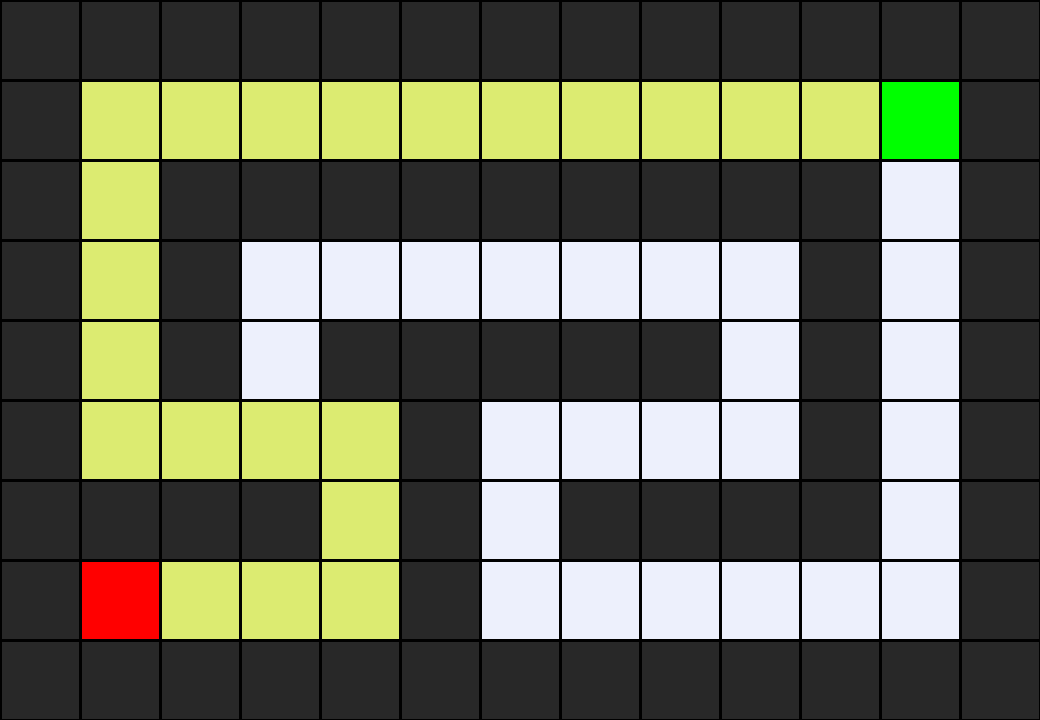

This figure's Python source:
from search_oops import QueueFrontier, Node, StackFrontier, PriorityQueueFrontier
from PIL import Image, ImageDraw


class Maze:
    def __init__(self, filename):

        self.solution = None

        with open(filename) as f:
            contents = f.read()

        if contents.count("A") != 1:
            raise Exception("Maze must have exactly one start point")

        if contents.count("B") != 1:
            raise Exception("Maze must have exactly one goal")

        self.height = len(contents.splitlines())
        self.width = max(len(line) for line in contents.splitlines())

        self.walls = []

        lines = contents.splitlines()

        # for line in lines:
        #     print(len(line), line)  

        for i in range(self.height):
            row = []
            for j in range(self.width):
                char = lines[i][j]
                if char == "A":
                    self.start = (i,j)
                    row.append(False)
                elif char == "B":
                    self.goal = (i,j)
                    row.append(False)

                elif char == "#":
                    row.append(True)

                else : row.append(False)
            self.walls.append(row);



    def print_maze(self):
        rows = self.height     
        cols = self.width 
        
        for i in range(rows):
            for j in range(cols):

                if (i,j) == self.start :
                    print(" A ",end="")

                elif (i,j) == self.goal:
                    print(" B ",end="")

                elif self.walls[i][j] == True:
                    print("███",end="")

                elif self.solution and (i, j) in self.solution:
                    print(" + ", end="")
                
                else :
                    print("   ",end="")
            print("")

    def neighbors(self, state):
        row, col = state

        candidates = [
            (row-1, col),
            (row+1, col),
            (row, col-1),
            (row, col+1)
        ]

        result = []

        for r, c in candidates:
            if 0 <= r < self.height and 0 <= c < self.width:
                if not self.walls[r][c]:
                    result.append((r, c))

        return result
    
    def heuristic(self,state):
        return abs(state[0] - self.goal[0]) + abs(state[1] - self.goal[1])
                

    def solve_greedy(self):

        start = Node(self.start, None, None)
        h = self.heuristic(start.state)
        frontier = PriorityQueueFrontier()
        frontier.add(h,start)

        explored = set()

        while True :

            if frontier.empty():
                raise Exception("No solution")
            
            node = frontier.remove()

            if node.state == self.goal :
                path = []
                while node :
                    path.append(node.state)
                    node = node.parent

                path.reverse()
                self.solution = path

                break
            
            explored.add(node.state)

            for state in self.neighbors(node.state):
                if state not in explored and not frontier.contains_state(state) :
                    child = Node(state, node, None)
                    h = self.heuristic(state)
                    frontier.add(h,child)


    def solve_a_star(self):

        start = Node(self.start, None, None, 0)
        h = self.heuristic(start.state)
        frontier = PriorityQueueFrontier()
        frontier.add(h + start.cost,start)

        explored = set()

        while True :

            if frontier.empty():
                raise Exception("No solution")
            
            node = frontier.remove()

            if node.state == self.goal :
                path = []
                while node :
                    path.append(node.state)
                    node = node.parent

                path.reverse()
                self.solution = path

                break
            
            explored.add(node.state)

            for state in self.neighbors(node.state):
                if state not in explored and not frontier.contains_state(state) :
                    child = Node(state, node, None, node.cost + 1)
                    h = self.heuristic(state)
                    frontier.add(h+child.cost,child)


            


    def solve(self):

        start = Node(self.start, None, None)
        frontier = QueueFrontier()
        frontier.add(start)

        explored = set()

        while True:

            if frontier.empty():
                raise Exception("No solution")

            node = frontier.remove()

            if node.state == self.goal:
                path = []
                while node and node.parent:
                    path.append(node.state)
                    node = node.parent
                path.reverse()
                self.solution = path

                break

            explored.add(node.state)

            for state in self.neighbors(node.state):
                if state not in explored and not frontier.contains_state(state):
                    child = Node(state, node, None)
                    frontier.add(child)


    def output_image(self, filename, show_solution=True):

        cell_size = 80
        cell_border = 2

        # create blank image
        img = Image.new(
            "RGB",
            (self.width * cell_size, self.height * cell_size),
            "black"
        )

        draw = ImageDraw.Draw(img)

        for i in range(self.height):
            for j in range(self.width):

                # decide color
                if self.walls[i][j]:
                    fill = (40, 40, 40)  # wall

                elif (i, j) == self.start:
                    fill = (255, 0, 0)   # start (red)

                elif (i, j) == self.goal:
                    fill = (0, 255, 0)   # goal (green)

                elif show_solution and self.solution and (i, j) in self.solution:
                    fill = (220, 235, 113)  # path (yellow)

                else:
                    fill = (237, 240, 252)  # empty

                # draw rectangle
                draw.rectangle(
                    [
                        (j * cell_size + cell_border, i * cell_size + cell_border),
                        ((j + 1) * cell_size - cell_border, (i + 1) * cell_size - cell_border)
                    ],
                    fill=fill
                )

        img.save(filename)


maze = Maze("./maze3.txt");
maze.solve_a_star();
maze.print_maze();
maze.output_image("maze.png");
